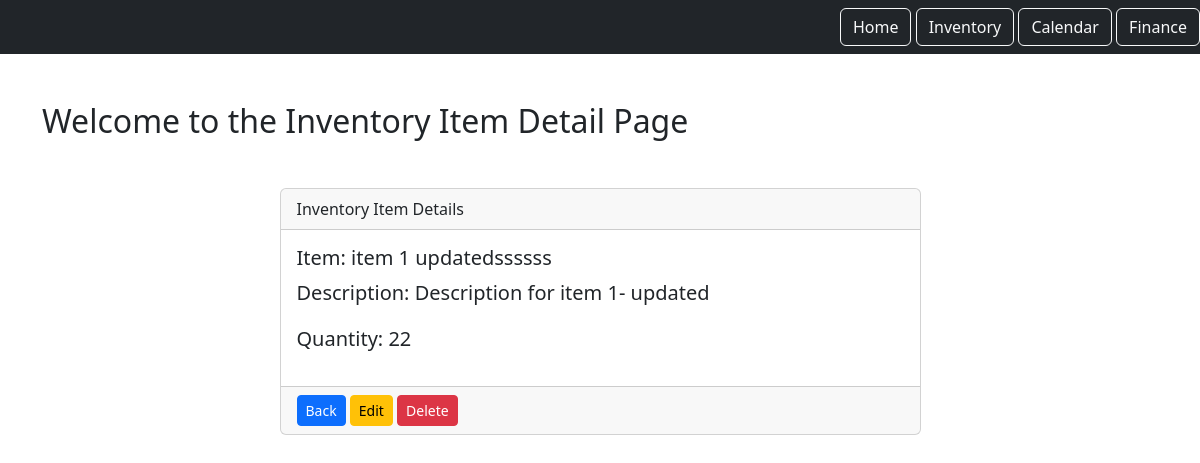
Page /inventory/1 (signed in) on the earlier database version.
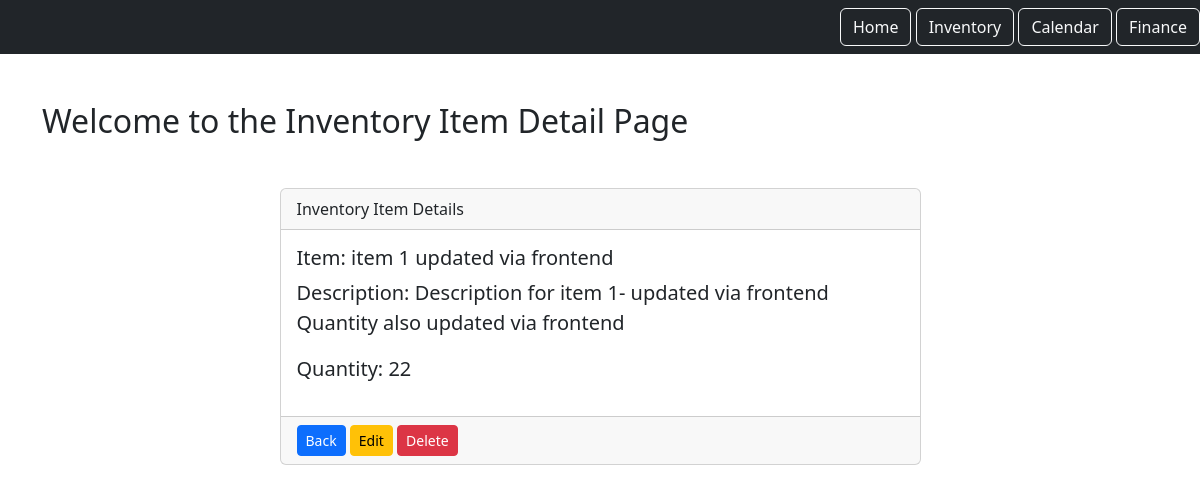
Same page on the later database version.
### inventory_component/models.py (models this page shows)
class Inventory(models.Model):
    item = models.CharField(max_length=255)
    description = models.TextField()
    quantity = models.PositiveIntegerField()
    user = models.ForeignKey(User, on_delete=models.CASCADE, related_name='items')

### inventory_component/views.py (the view)
# urls.py: path('<int:pk>', views.InventoryItemDetail.as_view(), name="item.detail"),
class InventoryItemDetail(LoginRequiredMixin, DetailView):
    model = Inventory
    context_object_name = "item"
    template_name = "inventory_detail.html"
    login_url = '/admin'
    def get_queryset(self):
        return self.request.user.items.all()

### inventory_component/templates/inventory_detail.html (shortened to what this page needs)
{% extends 'base.html' %}
{% load static %}
{% block content %}
<div class="row">
    <div class="col">
        <div class="item_list_heading mb-5">
            <h1 class="fs-2">Welcome to the Inventory Item Detail Page</h1>
        </div>
    </div>
</div>
<div class="row">
    <div class="col-md-7 mx-auto">
        <div class="card">
            <div class="card-header">Inventory Item Details</div>
            <div class="card-body">
                <h1 class="fs-5">Item: {{ item.item }}</h1>
                <p class="fs-5">Description: {{ item.description }}</p>
                <p class="fs-5">Quantity: {{ item.quantity }}</p>
            </div>
            <div class="card-footer">
                <a href="{% url 'inventory_list' %}" class="btn btn-sm btn-primary">Back</a>
                <a href="{% url 'item.update' pk=item.id %}" class="btn btn-sm btn-warning">Edit</a>
                <a href="{% url 'item.delete' pk=item.id %}" class="btn btn-sm btn-danger">Delete</a>
            </div>
        </div>
    </div>
</div>
{% endblock content %}

Differences in the rows shown:
changed Inventory: item "item 1 updatedssssss" → "item 1 updated via frontend"; description "Description for item 1- updated" → "Description for item 1- updated via frontend Quantity also updated via frontend"
